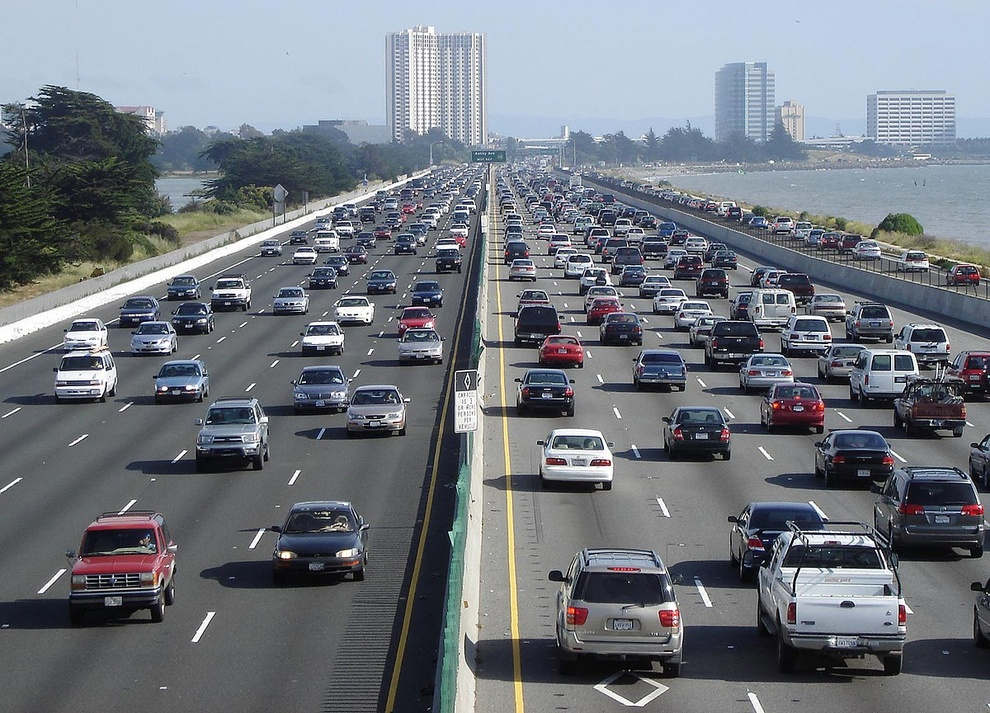
#> input picture Open+CV+Files/CONTENT FILES/highway.jpg, 990 x 713 px, shrunk from 1200 x 864 before the run, found by its file name
$ jupyter execute --allow-errors '09 Image Rotation .ipynb'
#> lines starting #> are read from the running program, lines starting #| are printed output that depends on the picture
[cell 1]
import cv2

[cell 2]
img = cv2.imread("Highway.jpg")
#> img is the input picture: shape (713, 990, 3); mean B, G, R 126.8, 119.2, 113.9
row = img.shape[1]
#> row = 990
column = img.shape[0]
#> column = 713

center = (column/2 , row/2)
#> center = (356.5, 495)
angle = 90

r = cv2.getRotationMatrix2D(center , angle , 1)
rotate = cv2.warpAffine(img,r,(column, row))
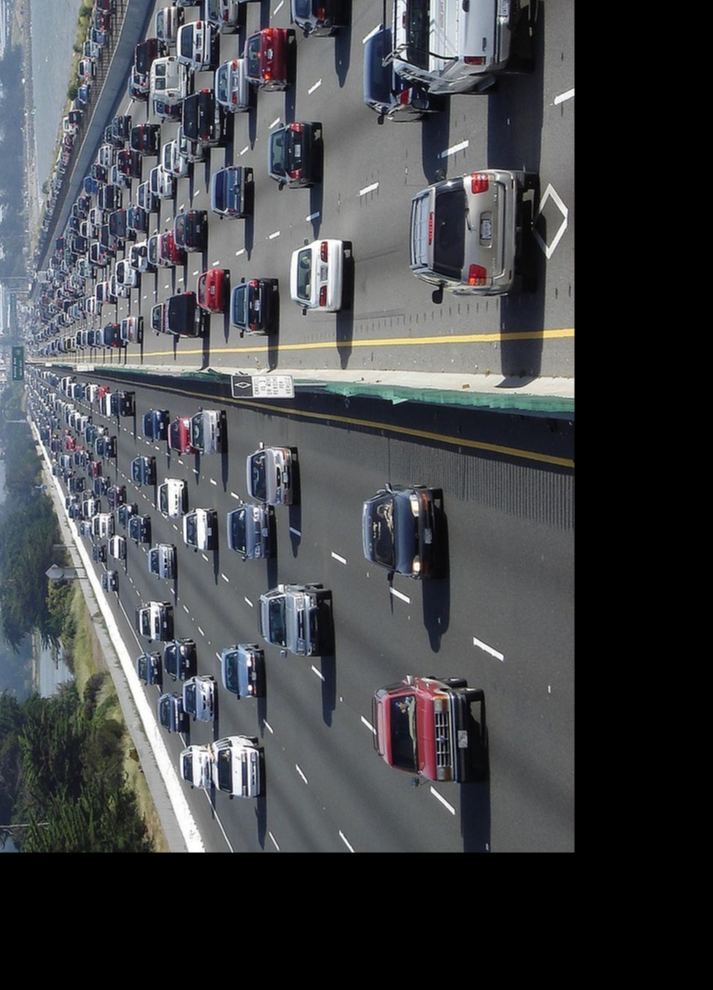
#> rotate: shape (990, 713, 3); mean B, G, R 73.8, 70.5, 68.6


$ run again, with Open+CV+Files/CONTENT FILES/bird.jpg copied over Open+CV+Files/CONTENT FILES/highway.jpg
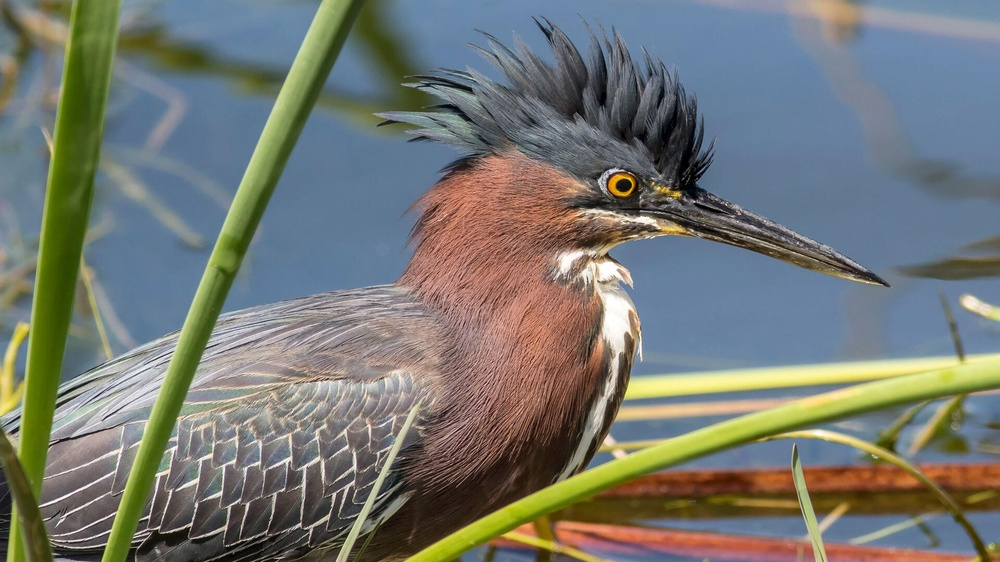
#> input picture Open+CV+Files/CONTENT FILES/bird.jpg, 1000 x 562 px, shrunk from 1920 x 1080 before the run, found by its file name
#> img is the input picture: shape (562, 1000, 3); mean B, G, R 114.6, 120.1, 116.8
#> `rotate = cv2.warpAffine(img,r,(column, row))`:
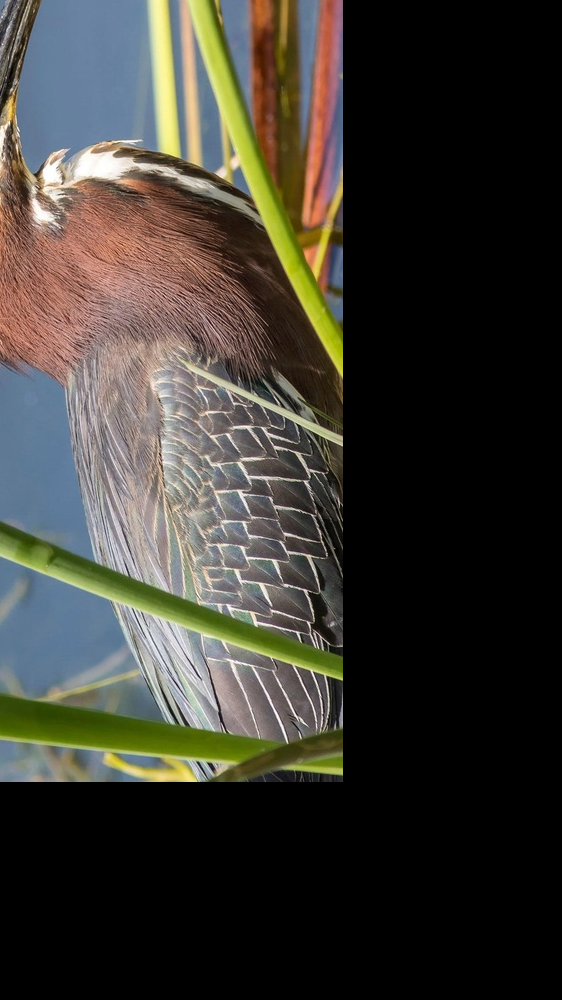
#> rotate: shape (1000, 562, 3); mean B, G, R 50.4, 57.2, 59.9

$ run again, with Open+CV+Files/CONTENT FILES/people.jpg copied over Open+CV+Files/CONTENT FILES/highway.jpg
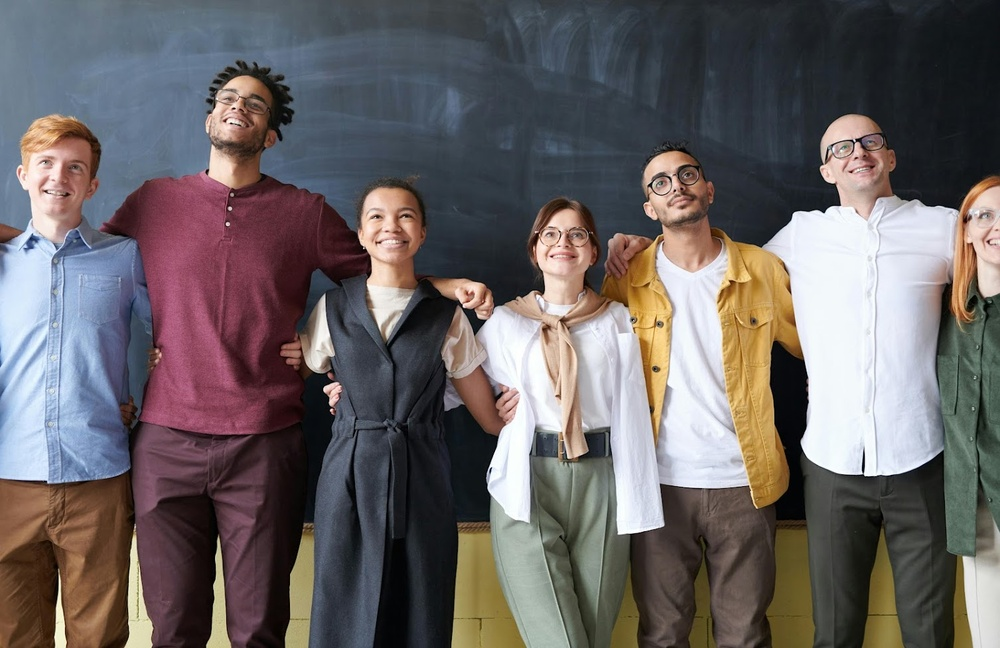
#> input picture Open+CV+Files/CONTENT FILES/people.jpg, 1000 x 648 px, shrunk from 1507 x 977 before the run, found by its file name
#> img is the input picture: shape (648, 1000, 3); mean B, G, R 100, 99.4, 105.6
#> `rotate = cv2.warpAffine(img,r,(column, row))`:
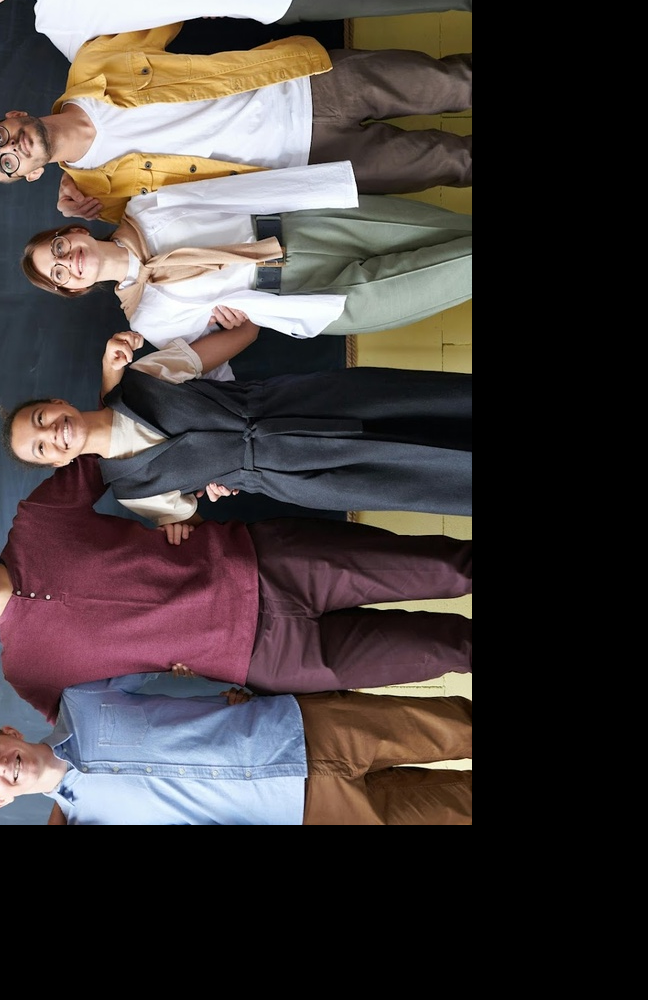
#> rotate: shape (1000, 648, 3); mean B, G, R 59.5, 60.7, 68.7
